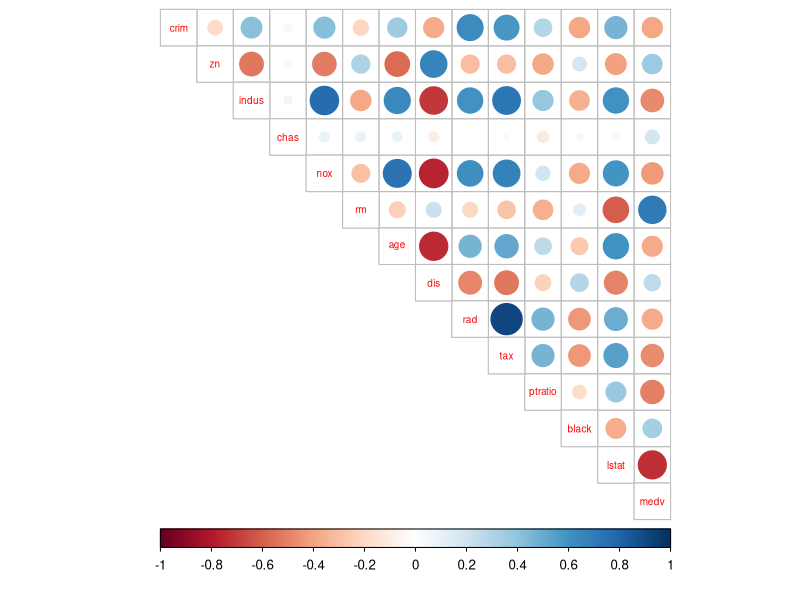
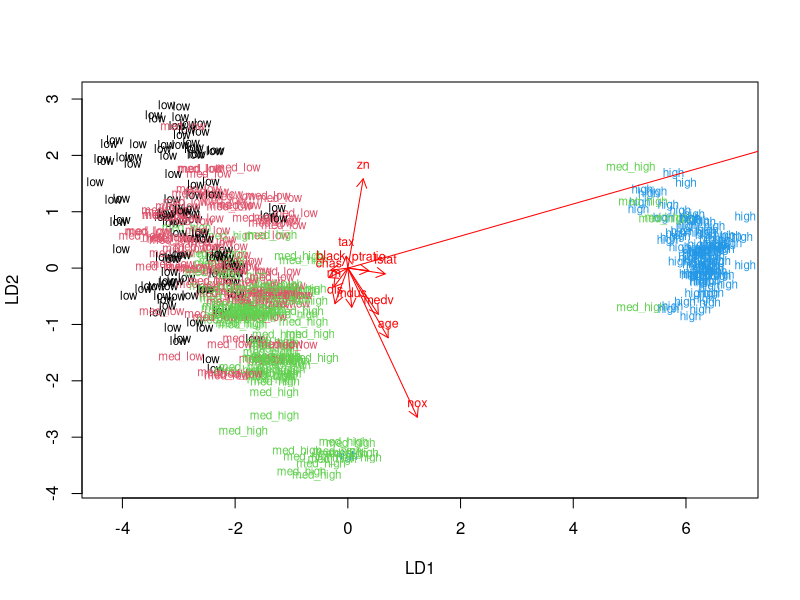
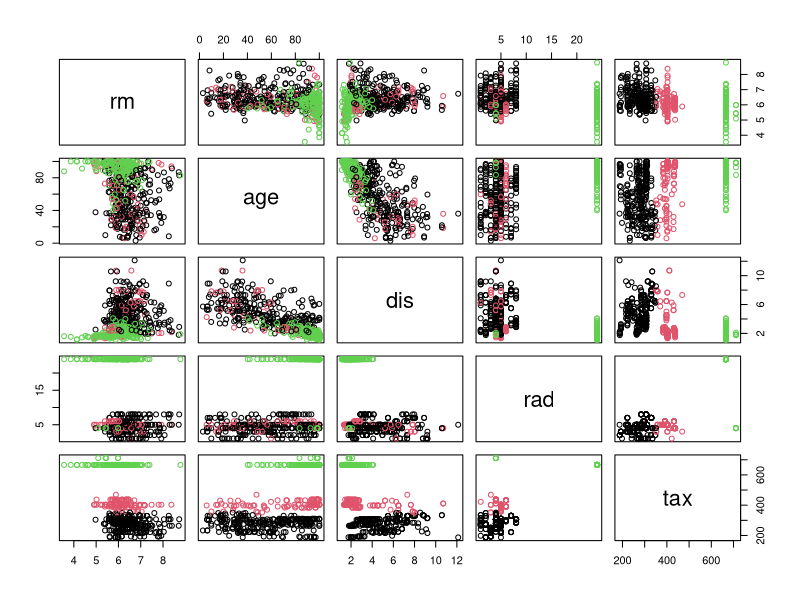

The R script that drew these images, in order: (Note: this script raises an error after producing the figures.)
## ---- chunk 1
library(magrittr)
library(MASS)

# Load the data
data("Boston")

# Explore the dataset
str(Boston) # 506 rows/obervations, 14 columns/variables
summary(Boston)

# Calculate the correlation matrix and round it
cor_matrix<-cor(Boston) %>% round(digits = 2)

# Print the correlation matrix
cor_matrix

# Visualize the correlation matrix
library(corrplot)
corrplot(cor_matrix, method="circle", type = "upper", cl.pos = "b", tl.pos = "d", tl.cex = 0.6)
## ---- chunk 2
# Center and standardize variables
boston_scaled <- scale(Boston)

# Summaries of the scaled variables
summary(boston_scaled)

# Class of the boston_scaled object
class(boston_scaled)

# Change the object to data frame
boston_scaled <- as.data.frame(boston_scaled)
## ---- chunk 3
# Summary of the scaled crime rate
summary(boston_scaled$crim)

# Create a quantile vector of crim and print it
bins <- quantile(boston_scaled$crim)
bins

# Create a categorical variable 'crime'
crime <- cut(boston_scaled$crim, breaks = bins, include.lowest = TRUE, label = c("low", "med_low", "med_high", "high"))

# Look at the table of the new factor crime
table(crime)

# Remove original crim from the dataset
boston_scaled <- dplyr::select(boston_scaled, -crim)

# Add the new categorical value to scaled data
boston_scaled <- data.frame(boston_scaled, crime)
## ---- chunk 4
# Number of rows in the Boston dataset 
n <- nrow(boston_scaled)

# Choose randomly 80% of the rows
ind <- sample(n,  size = n * 0.8)

# Create train set
train <- boston_scaled[ind,]

# Create test set 
test <- boston_scaled[-ind,]
## ---- chunk 5
# Linear discriminant analysis
lda.fit <- lda(crime ~ ., data = train)

# Print the lda.fit object
lda.fit

# The function for lda biplot arrows
lda.arrows <- function(x, myscale = 1, arrow_heads = 0.1, color = "red", tex = 0.75, choices = c(1,2)){
  heads <- coef(x)
  arrows(x0 = 0, y0 = 0, 
         x1 = myscale * heads[,choices[1]], 
         y1 = myscale * heads[,choices[2]], col=color, length = arrow_heads)
  text(myscale * heads[,choices], labels = row.names(heads), 
       cex = tex, col=color, pos=3)
}

# Target classes as numeric
classes <- as.numeric(train$crime)

# Plot the lda results
plot(lda.fit, dimen = 2, col = classes, pch = classes)
lda.arrows(lda.fit, myscale = 3)

# Save the correct classes from test data
correct_classes <- test$crime

# Remove the crime variable from test data
test <- dplyr::select(test, -crime)

# Predict classes with test data
lda.pred <- predict(lda.fit, newdata = test)

# Cross tabulate the results
table(correct = correct_classes, predicted = lda.pred$class)
## ---- chunk 6
# Reload the data and standardize it
data("Boston")
boston_scaled <- scale(Boston)

# Euclidean distance matrix
dist_eu <- dist(Boston)

# Look at the summary of the distances
summary(dist_eu)

# Manhattan distance matrix
dist_man <- dist(Boston, method = "manhattan")

# Look at the summary of the distances
summary(dist_man)

# K-means clustering
km <-kmeans(Boston, centers = 3)

# Plot the Boston dataset with clusters
pairs(Boston[6:10], col = km$cluster)

set.seed(123)

# Determine the number of clusters
k_max <- 10

# Calculate the total within sum of squares
twcss <- sapply(1:k_max, function(k){kmeans(Boston, k)$tot.withinss})

# Visualize the results
qplot(x = 1:k_max, y = twcss, geom = 'line')
## ---- chunk 7
# K-means clustering
km <-kmeans(Boston, centers = 2)

# Plot the Boston dataset with clusters
pairs(Boston, col = km$cluster)
